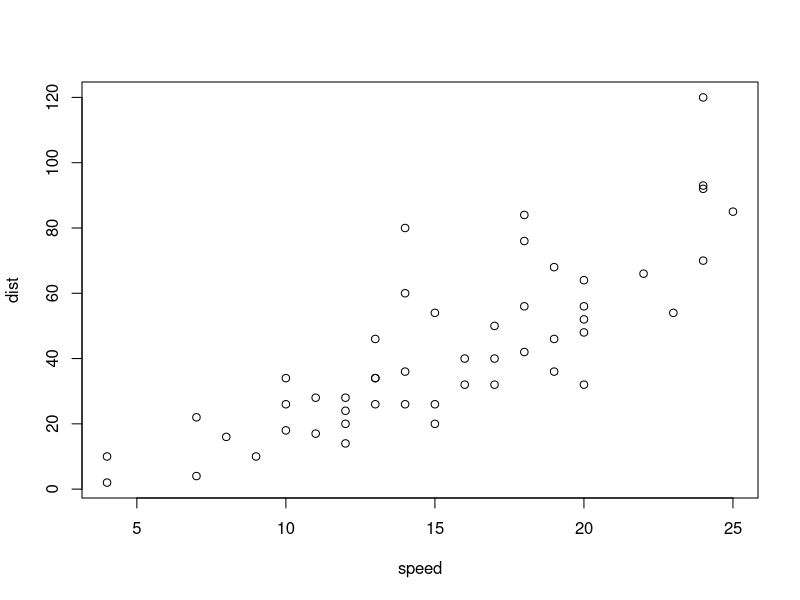
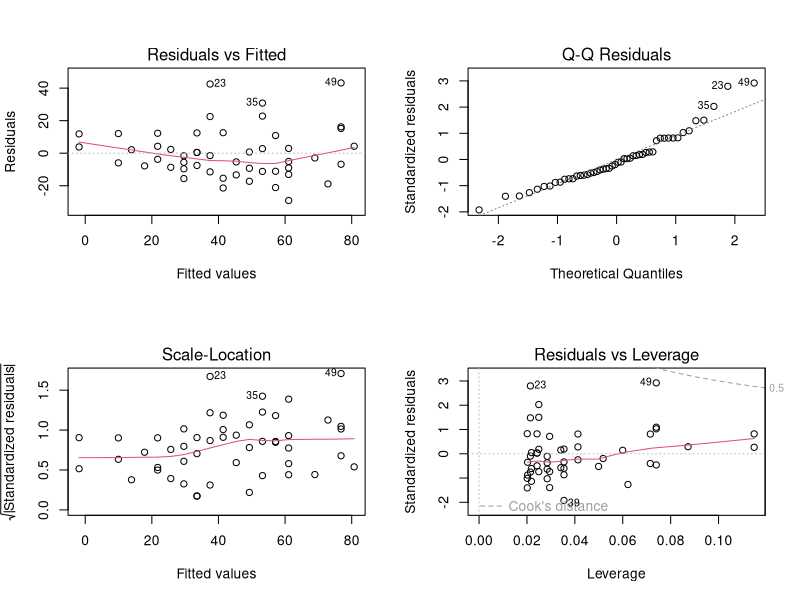
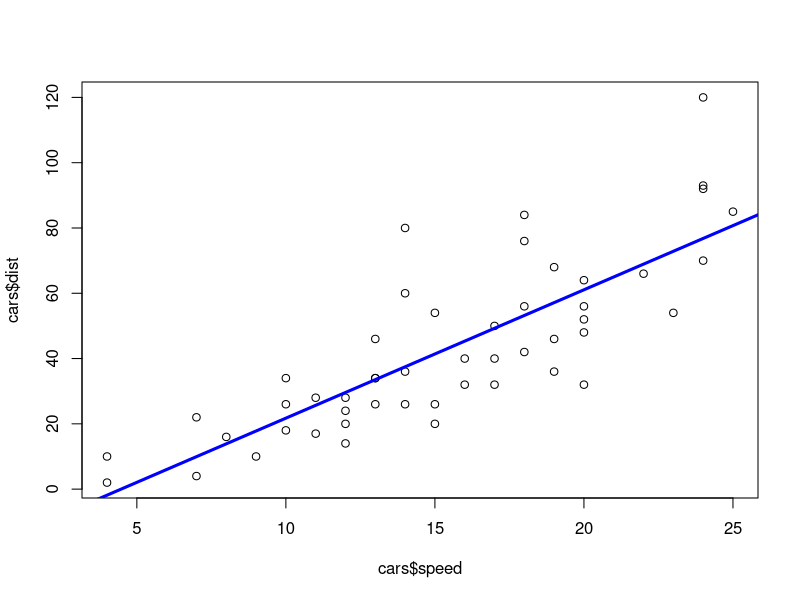
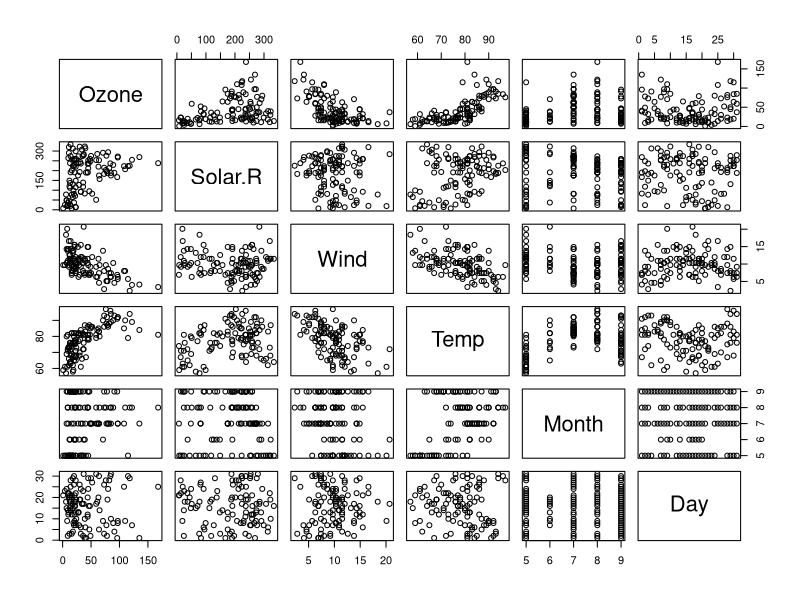
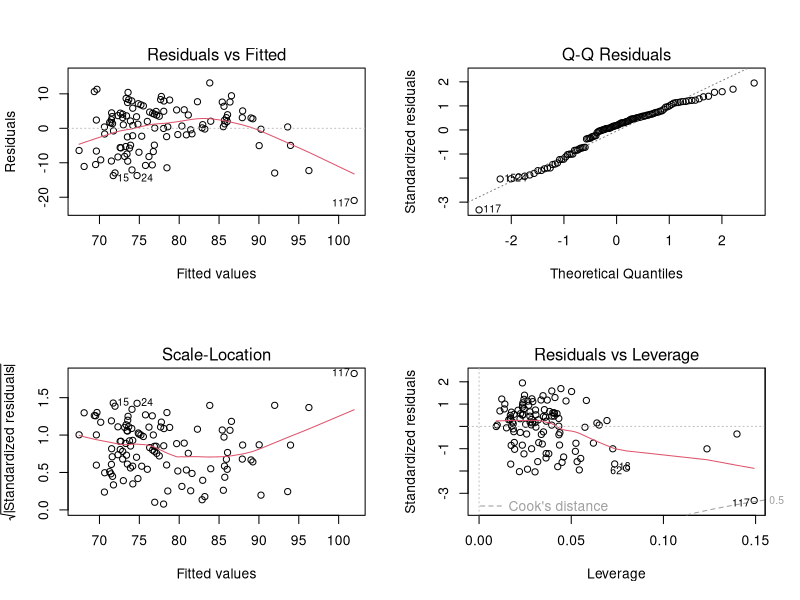

Generate these figures, in order, with R: (Note: this script raises an error after producing the figures.)
## Script Author: Laura Gutierrez Funderburk
## SciProg R Workshop: Introduction to Linear Regression
## and Analysis of Variance (ANOVA)
## Simon Fraser University, August 2019

### PART I: Linear Regression
# Import datasets 
# Alternatively, you can load data via
# trainingSet = read.csv('../PATH/TO/FILE/FILENAME.csv')
require("datasets")
data("cars")
str(cars)

# Check if there are NaN values - should return TRUE if not
complete.cases(cars)

# Plot all variables
plot(cars)


# Set up linear model
car_model <- lm(cars$dist ~ cars$speed)
car_model

# Plot model statistics -evaluate whether it is a good fit or not
par(mfrow=c(2,2))
plot(car_model)

# Plot fitted model against data 
par(mfrow=c(1,1))
plot(cars$dist ~ cars$speed)
abline(car_model, col="blue", lwd=3)

# Significance 
summary(car_model)

# Make predictions 
# Predict data
# Create Training and Test data -
set.seed(100)  # setting seed to reproduce results of random sampling

#The confidence interval reflects the uncertainty 
# around the mean predictions. To display the 95% 
# confidence intervals around the mean the predictions, 
# specify the option interval = "confidence"
predict(car_model, interval="confidence")

# The prediction interval gives uncertainty 
# around a single value. In the same way, as 
# the confidence intervals, the prediction
# intervals can be computed as follow:
predict(car_model, interval="prediction")

## Prediction interval or confidence interval?
## A prediction interval reflects the uncertainty 
##  around a single value, while a confidence interval 
##   reflects the uncertainty around the mean prediction 
## values. Thus, a prediction interval will be generally 
##  much wider than a confidence interval for the same 
##  value.

## Which one should we use? 
##  The answer to this question depends on the context 
##  and the purpose of the analysis. Generally, we are 
##  interested in specific individual predictions, so a 
## prediction interval would be more appropriate. 
## Using a confidence interval when you should be using 
## a prediction interval will greatly underestimate 
## the uncertainty in a given predicted value 
##   (P. Bruce and Bruce 2017).


### PART II: Multivariate Linear Regression
data("airquality")
str(airquality)

# Clean Dataframe
# Check for presence of NaN values
complete.cases(airquality)

# Find NaN Values, clean it up
airQ <- airquality[complete.cases(airquality), ]
str(airQ)
complete.cases(airQ)

plot(airQ)

# Step-wise deletion of variables
library(MASS)
air_model1 <- lm(airQ$Temp ~ airQ$Ozone + airQ$Solar.R + airQ$Wind,data=airQ)
par(mfrow=c(2,2))
plot(air_model1)
summary(air_model1)

step <- stepAIC(air_mode1l, direction="both")
step 

# New model
air_model2 <- lm(formula = airQ$Temp ~ airQ$Ozone,data=airQ)

# Evaluate model
par(mfrow=c(2,2))
plot(air_model2)
summary(air_model2)

# Plot model
par(mfrow=c(1,1))
plot(airQ$Temp ~ airQ$Ozone)
abline(air_model2, col="blue", lwd=3)

# Polynomial
air_model3 <- lm(airQ$Temp ~ I(airQ$Ozone^2),data=airQ)
par(mfrow=c(2,2))
plot(air_model3)
summary(air_model3)

# Fit polynomial model
library(ggplot2)
ggplot(airQ,aes(airQ$Ozone,airQ$Temp)) + geom_point() + stat_smooth(method=lm, formula = y ~ poly(x,2,raw=TRUE))

# Compare models
anova(air_model1,air_model2)

anova(air_model1,air_model3)



#### ANOVA

#  The one-way analysis of variance (ANOVA), 
## also known as one-factor ANOVA, is an extension 
## of independent two-samples t-test for comparing 
## means in a situation where there are more than 
## two groups. In one-way ANOVA, the data is organized 
## into several groups base on one single grouping 
## variable (also called factor variable).

## This tutorial describes the basic principle of the 
## one-way ANOVA test and provides practical anova test 
## examples in R software.

## ANOVA test hypotheses:
  
## Null hypothesis: the means of the different 
## groups are the same

## Alternative hypothesis: At least one sample 
## mean is not equal to the others.

## Assumptions of ANOVA test:

## The observations are obtained independently and 
##  randomly from the population defined by the 
##  factor levels

## The data of each factor level are normally distributed.

## These normal populations have a common variance. 
## (Levene’s test can be used to check this.)

# Set seed
set.seed(1234)
# Load data
data("PlantGrowth")
str(PlantGrowth)
my_data <- PlantGrowth

# Show the levels
levels(my_data$group)

plot(PlantGrowth$weight~PlantGrowth$group)

# order data
my_data$group <- ordered(my_data$group,
                         levels = c("ctrl", "trt1", "trt2"))
# Summarize data
library(dplyr)
group_by(my_data, group) %>%
  summarise(
    count = n(),
    mean = mean(weight, na.rm = TRUE),
    sd = sd(weight, na.rm = TRUE)
  )
# Visualize data
library("ggpubr")
ggboxplot(my_data, x = "group", y = "weight", 
          color = "group", palette = c("#00AFBB", "#E7B800", "#FC4E07"),
          order = c("ctrl", "trt1", "trt2"),
          ylab = "Weight", xlab = "Treatment")

# Mean plots
# ++++++++++++++++++++
# Plot weight by group
# Add error bars: mean_se
# (other values include: mean_sd, mean_ci, median_iqr, ....)
ggline(my_data, x = "group", y = "weight", 
       add = c("mean_se", "jitter"), 
       order = c("ctrl", "trt1", "trt2"),
       ylab = "Weight", xlab = "Treatment")

# Compute the analysis of variance
res.aov <- aov(weight ~ group, data = my_data)
# Summary of the analysis
summary(res.aov)

## As the p-value is less than the significance 
## level 0.05, we can conclude that there are 
## significant differences between the groups 
## highlighted with “*" in the model summary.

## Further learning and references
## ANOVA
# http://www.sthda.com/english/wiki/one-way-anova-test-in-r
## Non-linear regression
# http://www.sthda.com/english/articles/40-regression-analysis/162-nonlinear-regression-essentials-in-r-polynomial-and-spline-regression-models/
## Akaike's An Information Criterion
# https://stat.ethz.ch/R-manual/R-devel/library/stats/html/AIC.html
